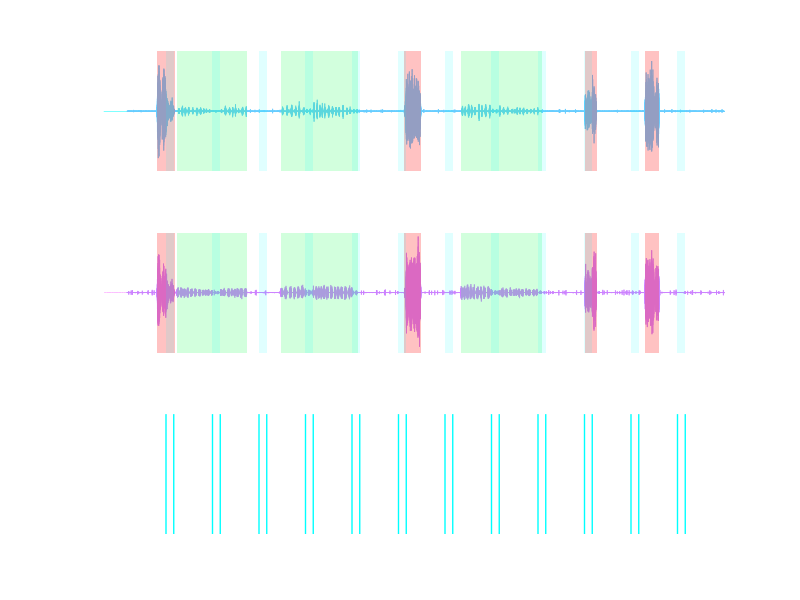

Source code (MATLAB):
function S = generate_synthetic_emg(varargin)
% generate_synthetic_emg
%
% More realistic synthetic 3-channel EMG generator tuned to resemble
% the first 60 s of your real file:
%   - TA quieter than MG at baseline
%   - colored baseline + slow drift + occasional motor-unit spikes
%   - gait is irregular, not perfectly periodic
%   - spasms are burst clusters, not smooth blocks
%   - Ch3 inhibition is smooth and mostly suppresses event drive rather
%     than scaling the entire raw trace abruptly
%   - MG gait bursts are longer, more sustained, lower-amplitude,
%     and the tail of MG overlaps with the onset of TA each cycle
%
% OUTPUT
%   S : struct with fields data__chan_1_rec_1, data__chan_2_rec_1,
%       data__chan_3_rec_1
%
% NAME-VALUE OPTIONS
%   'fs'                  : sampling frequency (default 10000)
%   'DurS'                : total recording duration in seconds (default 120)
%   'PreAcqS'             : silent pre-acquisition period in seconds (default 3)
%   'NoiseAmpTA'          : TA baseline noise scale (default 0.025)
%   'NoiseAmpMG'          : MG baseline noise scale (default 0.045)
%   'DriftAmpTA'          : slow drift amplitude TA (default 0.003)
%   'DriftAmpMG'          : slow drift amplitude MG (default 0.006)
%   'SpikeRateHzTA'       : random MUAP-like spike rate on TA (default 1.5)
%   'SpikeRateHzMG'       : random MUAP-like spike rate on MG (default 3.0)
%   'GaitBurstAmpTA'      : TA gait drive amplitude (default 0.55)
%   'GaitBurstAmpMG'      : MG gait drive amplitude (default 0.75)
%   'SpasmAmpTA'          : TA spasm drive amplitude (default 1.8)
%   'SpasmAmpMG'          : MG spasm drive amplitude (default 2.4)
%   'GaitCycleS'          : nominal gait cycle duration in seconds (default 0.45)
%   'GaitCycleJitter'     : relative cycle jitter (default 0.18)
%   'GaitBurstDutyPrcTA'  : TA active fraction per cycle — short/phasic (default 0.28)
%   'GaitBurstDutyPrcMG'  : MG active fraction per cycle — long/tonic (default 0.52)
%   'GaitMGOverlapFrac'   : fraction of cycle by which MG tail overlaps
%                           with TA onset of the next cycle (default 0.12)
%   'NGaitBouts'          : number of gait bouts (default 6)
%   'GaitBoutDurS'        : duration of each gait bout in seconds (default 5)
%   'NSpasms'             : number of spasms (default 2)
%   'SpasmDurS'           : nominal duration of each spasm in seconds (default 2.5)
%   'Ch3OnDurS'           : duration of each Ch3 ON pulse in seconds (default 2)
%   'Ch3OffDurS'          : duration of Ch3 OFF between pulses in seconds (default 5)
%   'Ch3Amplitude'        : Ch3 signal amplitude when ON (default 5)
%   'Ch3InhibitFrac'      : event-drive reduction during Ch3 ON (default 0.35)
%   'SavePath'            : if provided, saves the .mat file to this path
%   'PlotResult'          : whether to plot the generated signal (default true)
%   'Seed'                : random seed for reproducibility (default 42)

p = inputParser;
p.addParameter('fs',                  10000, @isnumeric);
p.addParameter('DurS',                80,   @isnumeric);
p.addParameter('PreAcqS',             3,     @isnumeric);

p.addParameter('NoiseAmpTA',          0.025, @isnumeric);
p.addParameter('NoiseAmpMG',          0.045, @isnumeric);
p.addParameter('DriftAmpTA',          0.003, @isnumeric);
p.addParameter('DriftAmpMG',          0.006, @isnumeric);
p.addParameter('SpikeRateHzTA',       1.5,   @isnumeric);
p.addParameter('SpikeRateHzMG',       3.0,   @isnumeric);

p.addParameter('GaitBurstAmpTA',      0.55,  @isnumeric);
p.addParameter('GaitBurstAmpMG',      0.75,  @isnumeric);
p.addParameter('SpasmAmpTA',          1.8,   @isnumeric);
p.addParameter('SpasmAmpMG',          2.4,   @isnumeric);

p.addParameter('GaitCycleS',          0.45,  @isnumeric);
p.addParameter('GaitCycleJitter',     0.18,  @isnumeric);
% Separate duty fractions: TA is short/phasic, MG is long/tonic
p.addParameter('GaitBurstDutyPrcTA',  0.28,  @isnumeric);
p.addParameter('GaitBurstDutyPrcMG',  0.52,  @isnumeric);
% Fraction of one cycle that MG tail overlaps into TA of the next cycle
p.addParameter('GaitMGOverlapFrac',   0.12,  @isnumeric);

p.addParameter('NGaitBouts',          3,    @isnumeric);
p.addParameter('GaitBoutDurS',        10,    @isnumeric);
p.addParameter('NSpasms',             3,     @isnumeric);
p.addParameter('SpasmDurS',           2,   @isnumeric);

p.addParameter('Ch3OnDurS',           1,     @isnumeric);
p.addParameter('Ch3OffDurS',          5,     @isnumeric);
p.addParameter('Ch3Amplitude',        5,     @isnumeric);
p.addParameter('Ch3InhibitFrac',      0.6,   @isnumeric);

p.addParameter('SavePath',            '',    @ischar);
p.addParameter('PlotResult',          true, @islogical);
p.addParameter('Seed',                29,    @isnumeric);
p.addParameter('ExtraSpasm',          true, @islogical);
p.parse(varargin{:});
opt = p.Results;

rng(opt.Seed);

fs = opt.fs;
N  = round(opt.DurS * fs);
t  = (0:N-1)' / fs;

fprintf('Generating synthetic EMG: %.0f s at %d Hz (%d samples)\n', opt.DurS, fs, N);

%% ================================================================
%  1. BASELINE: colored EMG hiss + slow drift + sparse MUAP-like spikes
%% ================================================================
Ch3 = zeros(N,1);

TA = make_baseline_channel(N, fs, opt.NoiseAmpTA, opt.DriftAmpTA, opt.SpikeRateHzTA);
MG = make_baseline_channel(N, fs, opt.NoiseAmpMG, opt.DriftAmpMG, opt.SpikeRateHzMG);

TA_base  = TA;
MG_base  = MG;
TA_drive = zeros(N,1);
MG_drive = zeros(N,1);

%% ================================================================
%  2. SCHEDULE EVENTS
%% ================================================================
pre_acq_samples = round(opt.PreAcqS * fs);
available_start = opt.PreAcqS + 1;
available_end   = opt.DurS - 2;

total_event_dur = opt.NGaitBouts * opt.GaitBoutDurS + opt.NSpasms * opt.SpasmDurS;
n_gaps          = opt.NGaitBouts + opt.NSpasms + 1;
available_time  = available_end - available_start;
gap_s           = max(2, (available_time - total_event_dur) / n_gaps);

events = struct('type', {}, 'start_s', {}, 'end_s', {});
cursor = available_start + gap_s;

n_gait   = opt.NGaitBouts;
n_spasms = opt.NSpasms;

event_types = {};
gi = 0; si = 0;
while gi < n_gait || si < n_spasms
    if gi < n_gait
        event_types{end+1} = 'gait'; gi = gi + 1; %#ok<AGROW>
    end
    if gi < n_gait
        event_types{end+1} = 'gait'; gi = gi + 1; %#ok<AGROW>
    end
    if si < n_spasms
        event_types{end+1} = 'spasm'; si = si + 1; %#ok<AGROW>
    end
end

for i = 1:numel(event_types)
    etype = event_types{i};
    if strcmp(etype, 'gait')
        dur = opt.GaitBoutDurS * (0.85 + 0.30*rand);
    else
        dur = opt.SpasmDurS * (0.75 + 0.50*rand);
    end

    if cursor + dur > available_end
        warning('Not enough time for all events. Stopping at event %d.', i);
        break;
    end

    events(end+1).type  = etype; %#ok<AGROW>
    events(end).start_s = cursor;
    events(end).end_s   = cursor + dur;
    cursor = cursor + dur + gap_s * (0.8 + 0.4*rand);
end

% ------------------------------------------------
% EXTRA SPASM: Ch3 turns ON halfway through it
% ------------------------------------------------
if opt.ExtraSpasm == true
    extra_spasm_dur    = opt.SpasmDurS * 1.2;
    extra_ch3_on_start = opt.PreAcqS + opt.Ch3OffDurS;
    extra_spasm_start  = extra_ch3_on_start - extra_spasm_dur/2;
    extra_spasm_end    = extra_spasm_start + extra_spasm_dur;

    if extra_spasm_start > opt.PreAcqS && extra_spasm_end < available_end
        events(end+1).type  = 'spasm';
        events(end).start_s = extra_spasm_start;
        events(end).end_s   = extra_spasm_end;
    end
end

[~, idx_sort] = sort([events.start_s]);
events = events(idx_sort);

fprintf('Scheduled %d events:\n', numel(events));
for i = 1:numel(events)
    fprintf('  [%s]  %.1f - %.1f s\n', events(i).type, events(i).start_s, events(i).end_s);
end

%% ================================================================
%  3. GROUND-TRUTH MASKS
%% ================================================================
is_gait_true  = false(N,1);
is_spasm_true = false(N,1);

%% ================================================================
%  4. INJECT IRREGULAR GAIT
%% ================================================================
for i = 1:numel(events)
    if ~strcmp(events(i).type, 'gait'), continue; end

    s0 = max(pre_acq_samples+1, round(events(i).start_s * fs));
    s1 = min(N, round(events(i).end_s * fs));

    is_gait_true(s0:s1) = true;

    [ta_add, mg_add] = inject_gait_bout( ...
        s1 - s0 + 1, fs, ...
        opt.GaitBurstAmpTA, opt.GaitBurstAmpMG, ...
        opt.GaitCycleS, opt.GaitCycleJitter, ...
        opt.GaitBurstDutyPrcTA, opt.GaitBurstDutyPrcMG, ...
        opt.GaitMGOverlapFrac);

    TA_drive(s0:s1) = TA_drive(s0:s1) + ta_add;
    MG_drive(s0:s1) = MG_drive(s0:s1) + mg_add;
end

%% ================================================================
%  5. INJECT SPASM CLUSTERS
%% ================================================================
for i = 1:numel(events)
    if ~strcmp(events(i).type, 'spasm'), continue; end

    s0 = max(pre_acq_samples+1, round(events(i).start_s * fs));
    s1 = min(N, round(events(i).end_s * fs));
    L  = s1 - s0 + 1;

    is_spasm_true(s0:s1) = true;

    [ta_add, mg_add] = inject_spasm_cluster(L, fs, opt.SpasmAmpTA, opt.SpasmAmpMG);

    TA_drive(s0:s1) = TA_drive(s0:s1) + ta_add;
    MG_drive(s0:s1) = MG_drive(s0:s1) + mg_add;
end

%% ================================================================
%  6. CH3 STIMULATION
%% ================================================================
ch3_on_samples  = round(opt.Ch3OnDurS  * fs);
ch3_off_samples = round(opt.Ch3OffDurS * fs);

is_ch3_on = false(N,1);
pos = pre_acq_samples + ch3_off_samples;

while pos + ch3_on_samples <= N
    on_end = min(N, pos + ch3_on_samples - 1);
    Ch3(pos:on_end) = opt.Ch3Amplitude;
    is_ch3_on(pos:on_end) = true;
    pos = on_end + 1 + ch3_off_samples;
end

gain = ones(N,1);
gain(is_ch3_on) = 1 - opt.Ch3InhibitFrac;

smooth_len = max(3, round(0.050 * fs));
gain = conv(gain, ones(smooth_len,1)/smooth_len, 'same');
gain = min(max(gain, 0), 1);

TA = TA_base + gain .* TA_drive;
MG = MG_base + gain .* MG_drive;

TA(is_ch3_on) = TA(is_ch3_on) * 0.97;
MG(is_ch3_on) = MG(is_ch3_on) * 0.95;

%% ================================================================
%  7. PRE-ACQUISITION SILENCE
%% ================================================================
TA(1:pre_acq_samples)  = opt.NoiseAmpTA * 0.02 * randn(pre_acq_samples,1);
MG(1:pre_acq_samples)  = opt.NoiseAmpMG * 0.02 * randn(pre_acq_samples,1);
Ch3(1:pre_acq_samples) = 0;

%% ================================================================
%  8. PACKAGE
%% ================================================================
S.data__chan_1_rec_1 = TA;
S.data__chan_2_rec_1 = MG;
S.data__chan_3_rec_1 = Ch3;

%% ================================================================
%  9. SAVE
%% ================================================================
if ~isempty(opt.SavePath)
    save(opt.SavePath, '-struct', 'S');
    fprintf('Saved synthetic recording to: %s\n', opt.SavePath);
end

%% ================================================================
% 10. GROUND TRUTH SUMMARY
%% ================================================================
fprintf('\n--- Ground truth ---\n');
fprintf('  Pre-acquisition : 0 - %.1f s\n', opt.PreAcqS);
fprintf('  Gait samples    : %d (%.1f s)\n', sum(is_gait_true),  sum(is_gait_true)/fs);
fprintf('  Spasm samples   : %d (%.1f s)\n', sum(is_spasm_true), sum(is_spasm_true)/fs);
fprintf('  Ch3 ON samples  : %d (%.1f s)\n', sum(is_ch3_on),     sum(is_ch3_on)/fs);
fprintf('  Ch3 ON x Gait  : %.1f s\n', sum(is_ch3_on & is_gait_true)/fs);
fprintf('  Ch3 ON x Spasm : %.1f s\n', sum(is_ch3_on & is_spasm_true)/fs);
fprintf('  Ch3 inhibition  : %.0f%% event-drive reduction\n', opt.Ch3InhibitFrac*100);

S.ground_truth.is_gait_true  = is_gait_true;
S.ground_truth.is_spasm_true = is_spasm_true;
S.ground_truth.is_ch3_on     = is_ch3_on;
S.ground_truth.t             = t;
S.ground_truth.events        = events;
S.ground_truth.gain          = gain;

%% ================================================================
% 11. PLOT
%% ================================================================
if opt.PlotResult
    figure('Color','k','Name','Synthetic EMG','Position',[50 50 1400 650]);

    ax1 = subplot(3,1,1);
    hold(ax1,'on');
    set(ax1,'Color','k','XColor','w','YColor','w');
    plot(ax1, t, TA, 'Color',[0.4 0.8 1],'LineWidth',0.5);
    shade_regions(ax1, t, is_gait_true,  [0.2 1 0.4], 0.22);
    shade_regions(ax1, t, is_spasm_true, [1 0.2 0.2], 0.30);
    shade_regions(ax1, t, is_ch3_on,     [0 1 1],     0.12);
    ylabel(ax1,'TA','Color','w');
    title(ax1,'Synthetic EMG','Color','w');
    xlim(ax1,[0 opt.DurS]);

    ax2 = subplot(3,1,2);
    hold(ax2,'on');
    set(ax2,'Color','k','XColor','w','YColor','w');
    plot(ax2, t, MG, 'Color',[0.8 0.5 1],'LineWidth',0.5);
    shade_regions(ax2, t, is_gait_true,  [0.2 1 0.4], 0.22);
    shade_regions(ax2, t, is_spasm_true, [1 0.2 0.2], 0.30);
    shade_regions(ax2, t, is_ch3_on,     [0 1 1],     0.12);
    ylabel(ax2,'MG','Color','w');
    xlim(ax2,[0 opt.DurS]);

    ax3 = subplot(3,1,3);
    hold(ax3,'on');
    set(ax3,'Color','k','XColor','w','YColor','w');
    plot(ax3, t, Ch3, 'Color',[0 1 1],'LineWidth',1);
    ylabel(ax3,'Ch3','Color','w');
    xlabel(ax3,'Time (s)','Color','w');
    xlim(ax3,[0 opt.DurS]);

    linkaxes([ax1 ax2 ax3],'x');
end

end

%% ================================================================
% LOCAL HELPERS
%% ================================================================

function x = make_baseline_channel(N, fs, noise_amp, drift_amp, spike_rate_hz)
raw1 = randn(N,1);
[b1,a1] = butter(4, [70 900]/(fs/2), 'bandpass');
hiss = filtfilt(b1, a1, raw1);
hiss = hiss / (std(hiss) + eps);

raw2 = randn(N,1);
[b2,a2] = butter(2, [5 40]/(fs/2), 'bandpass');
drift = filtfilt(b2, a2, raw2);
drift = drift / (std(drift) + eps);

x = noise_amp * hiss + drift_amp * drift;

n_spikes = poissrnd(spike_rate_hz * (N/fs));
for k = 1:n_spikes
    c  = randi([1 N]);
    L  = max(8, round(fs*(0.002 + 0.004*rand)));
    s0 = max(1, c-floor(L/2));
    s1 = min(N, s0+L-1);
    wav = motor_unit_waveform(s1-s0+1);
    amp = noise_amp * (2 + 6*rand);
    x(s0:s1) = x(s0:s1) + amp * wav;
end
end

% ----------------------------------------------------------------
function [ta, mg] = inject_gait_bout(L, fs, amp_ta, amp_mg, cycle_s, cycle_jitter, duty_ta, duty_mg, overlap_frac)

ta = zeros(L,1);
mg = zeros(L,1);

mod_t     = linspace(0,1,L)';
bout_gain = 0.8 + 0.3*sin(2*pi*(0.4 + 0.3*rand)*mod_t + 2*pi*rand);
bout_gain = max(0.5, bout_gain);

pos = 1;
while pos < L
    % --- cycle timing ---
    cyc  = cycle_s * (1 + cycle_jitter*randn);
    cyc  = max(0.28, min(0.75, cyc));
    cycN = max(1, round(cyc * fs));

    % MG: stance phase — long tonic burst, flat-top envelope, tight amplitude
    dur_mg = max(10, round(cycN * duty_mg * (0.90 + 0.20*rand)));

    % TA: swing phase — starts near end of MG with a short overlap
    ta_offset = max(5, round(dur_mg - cycN * overlap_frac * (0.8 + 0.4*rand)));
    dur_ta    = max(10, round(cycN * duty_ta * (0.8 + 0.4*rand)));

    mg_s = pos;
    mg_e = min(L, mg_s + dur_mg - 1);

    ta_s = min(L, pos + ta_offset);
    ta_e = min(L, ta_s + dur_ta - 1);

    % --- MG burst: flat-top sustained envelope, tight amplitude ---
    if mg_s <= L
        env = sustained_envelope(mg_e - mg_s + 1);
        nse = emg_packet_noise(mg_e - mg_s + 1, fs);
        a   = amp_mg * (0.85 + 0.25*rand);
        mg(mg_s:mg_e) = mg(mg_s:mg_e) + a * env .* nse;
    end

    % --- TA burst: peaked envelope, wider amplitude swing ---
    if ta_s <= L
        env = packet_envelope(ta_e - ta_s + 1);
        nse = emg_packet_noise(ta_e - ta_s + 1, fs);
        a   = amp_ta * (0.7 + 0.8*rand);
        ta(ta_s:ta_e) = ta(ta_s:ta_e) + a * env .* nse;
    end

    % occasional co-contraction packet
    if rand < 0.22
        cc_s = min(L, pos + round(0.15*cycN));
        cc_e = min(L, cc_s + round((0.05 + 0.06*rand)*fs));
        if cc_s < cc_e
            env = packet_envelope(cc_e - cc_s + 1);
            ta(cc_s:cc_e) = ta(cc_s:cc_e) + 0.25*amp_ta * env .* emg_packet_noise(cc_e-cc_s+1, fs);
            mg(cc_s:cc_e) = mg(cc_s:cc_e) + 0.25*amp_mg * env .* emg_packet_noise(cc_e-cc_s+1, fs);
        end
    end

    pos = pos + cycN;
end

ta = ta .* bout_gain;
mg = mg .* bout_gain;
end
% ----------------------------------------------------------------
function [ta, mg] = inject_spasm_cluster(L, fs, amp_ta, amp_mg)
ta = zeros(L,1);
mg = zeros(L,1);

n_packets = randi([6 10]);
centers = round(linspace(round(0.12*L), round(0.88*L), n_packets)' + 0.05*L*randn(n_packets,1));
centers = min(max(centers,1),L);
centers = sort(centers);

for i = 1:n_packets
    dur  = round(fs * (0.25 + 0.45*rand));
    s0   = max(1, centers(i) - floor(dur/2));
    s1   = min(L, s0 + dur - 1);
    dur2 = s1 - s0 + 1;
    env  = spasm_packet_envelope(dur2);
    ta(s0:s1) = ta(s0:s1) + amp_ta * (0.7 + 0.8*rand) * env .* emg_packet_noise(dur2, fs);
    mg(s0:s1) = mg(s0:s1) + amp_mg * (0.7 + 0.8*rand) * env .* emg_packet_noise(dur2, fs);
end

global_env = spasm_packet_envelope(L);
ta = ta + 0.35 * amp_ta * global_env .* emg_packet_noise(L, fs);
mg = mg + 0.35 * amp_mg * global_env .* emg_packet_noise(L, fs);

lf = randn(L,1);
[b,a] = butter(2, [2 12]/(fs/2), 'bandpass');
lf  = filtfilt(b,a,lf);
lf  = lf / (std(lf)+eps);
mod = max(0.4, 1 + 0.20*lf);
ta  = ta .* mod;
mg  = mg .* mod;
end

% ----------------------------------------------------------------
function env = packet_envelope(L)
% Sinusoidal (phasic) — TA gait bursts and short events
x = linspace(0,1,L)';
env = sin(pi*x).^1.2;
end

% ----------------------------------------------------------------
function env = sustained_envelope(L)
% Trapezoidal (tonic) — MG gait bursts.
% Fast rise, sustained plateau with mild ripple, slow fall whose tail
% bleeds into the next TA onset to create realistic overlap.
rise_frac = 0.12;   % quick ramp up
fall_frac  = 0.25;  % slow taper (this is the overlap tail)
r = max(2, round(rise_frac * L));
f = max(2, round(fall_frac * L));
p = max(1, L - r - f);

plateau = ones(p,1);
% Subtle amplitude ripple on the plateau
plateau = plateau + 0.08 * sin(linspace(0, 2*pi*(1+rand), p)');

env = [linspace(0, 1, r)'; plateau; linspace(1, 0, f)'];
env = max(0, env(1:L));
end

% ----------------------------------------------------------------
function env = spasm_packet_envelope(L)
r = max(2, round(0.15*L));
f = max(2, round(0.20*L));
p = max(1, L-r-f);
env = [linspace(0,1,r)'; ones(p,1); linspace(1,0,f)'];
env = env(1:L);
end


% ----------------------------------------------------------------
function n = emg_packet_noise(L, fs)
raw = randn(L,1);
if L < 25
    n = raw / (std(raw) + eps);
    return;
end
[b,a] = butter(4, [80 700]/(fs/2), 'bandpass');
n = filtfilt(b,a,raw);
n = n / (std(n) + eps);
end

% ----------------------------------------------------------------
function w = motor_unit_waveform(L)
x = linspace(-1,1,L)';
w = exp(-18*x.^2) .* sin(2*pi*(1.2 + 0.8*rand)*x);
w = w / (std(w)+eps);
end

function shade_regions(ax, t, mask, color, alpha)
if ~any(mask), return; end
d = diff([false; mask(:); false]);
starts = find(d ==  1);
ends   = find(d == -1) - 1;
yl = ylim(ax);
for k = 1:numel(starts)
    x0 = t(starts(k));
    x1 = t(ends(k));
    patch(ax, [x0 x1 x1 x0], [yl(1) yl(1) yl(2) yl(2)], ...
        color, 'FaceAlpha', alpha, 'EdgeColor', 'none', ...
        'HandleVisibility', 'off');
end
end
